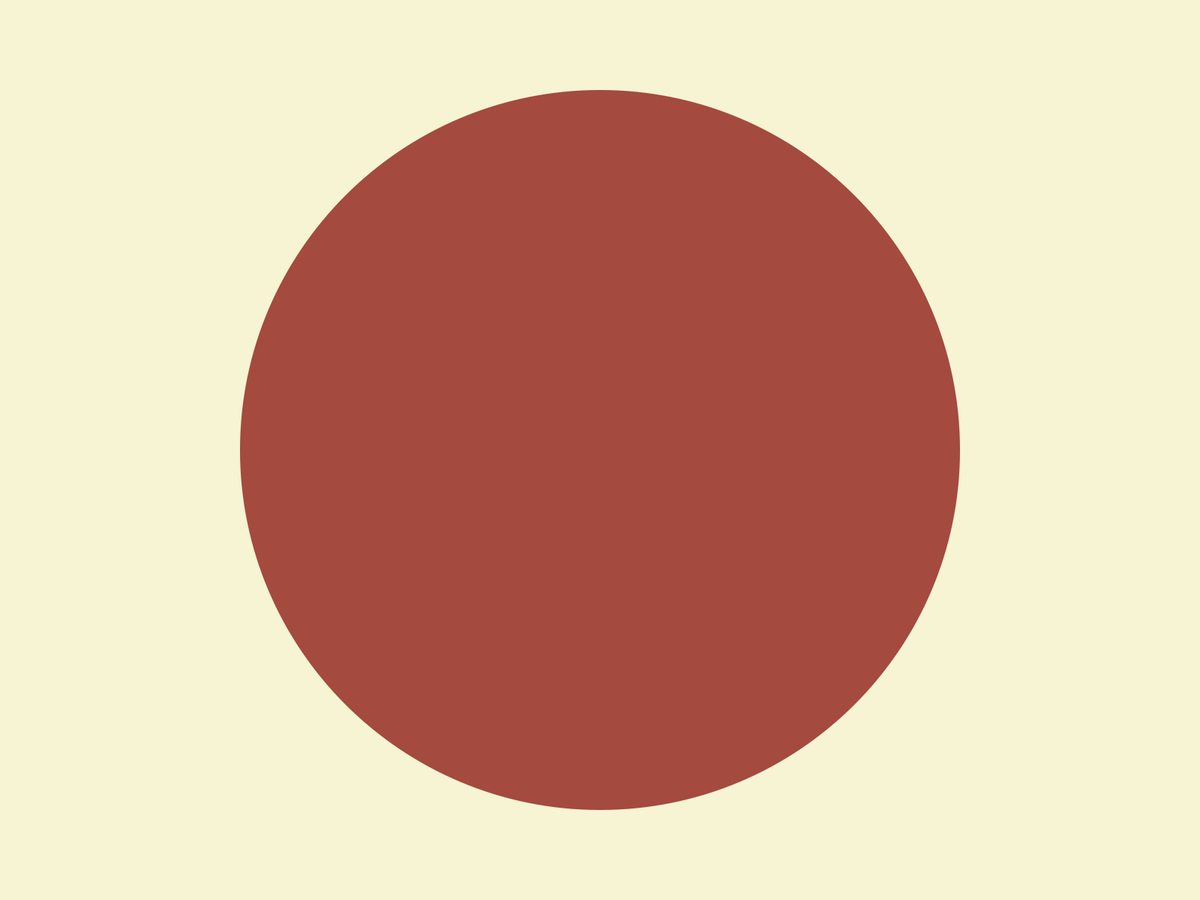
Frame 1 (no input)
Frame 60 (the mouse pressed at the canvas centre just before this capture): identical to frame 1, image omitted
Frame 120 (the mouse held since frame 60 and released just before this capture): identical to frame 1, image omitted

The Processing sketch that drew this single still picture (run headless with seeded random() and noise(); from frame 60 on, the mouse is pressed at the canvas centre):

// Processing sketch: Pomodoro_app
// ── Pomodoro_app.pde
int studieTid = 25 * 60;  // en pomodoro
int kortPause = 5 * 60;  // kort pause
int langPause = 30 * 60;  // lang pause
boolean isPause = false;

int timer = studieTid;
int sidsteMillis;

void setup() {
  fullScreen();
  sidsteMillis = millis();
}

void draw() {
  background(246, 244, 210); // Baggrund
  int currentMillis = millis();
  int tidGået = (currentMillis - sidsteMillis) / 1000;

  if (tidGået > 0) {
    timer = timer - tidGået;
    sidsteMillis = currentMillis; }

    if (timer <= 0) {
      if (isPause) {
        isPause = false;
      } else {
        isPause = true;
        timer = kortPause;
      }
    }

    // tegner pomodoroen 
    fill(164, 74, 63);
    noStroke();
    ellipse(width / 2, height / 2, width * 0.6, width * 0.6);

    // timeren over tomaten
    fill(164, 74, 63);
    textAlign(CENTER, CENTER);
    textSize(80);
    text(formatTid(timer), width / 2, height / 4);
  }
  
// gør så tiden er mm:ss
String formatTid(int seconds) {
  int minutes = seconds / 60;
  int secs = seconds % 60;
  return nf(minutes, 2) + ":" + nf(secs, 2);
}

// ── class_Pomodoro.pde
class Pomodoro {
  int sek = 5;
  int min = 0;
  int startFrame = 0;
  int cycle = 0;

  Pomodoro() {
    startFrame= frameCount;
  }
  void calcTime() {
    if ((frameCount-startFrame)% 60 == 0 && min>=0) {
      sek--;
    }
    if (sek<0 && min>=0){
     min--; 
    } if(min==0 && sek==0) {
      cycle++; //fucking programmet tilføjer 60 cykluser jeg dræber mig selv
    }
  }
  void displayTime(){
   text(min+":"+sek, 100,100);
  }
  void displayPomodoro(){
   text("Pomodoro"+cycle,100,200); 
  }
}

// ── controller.pde
class Controller{

  


}
